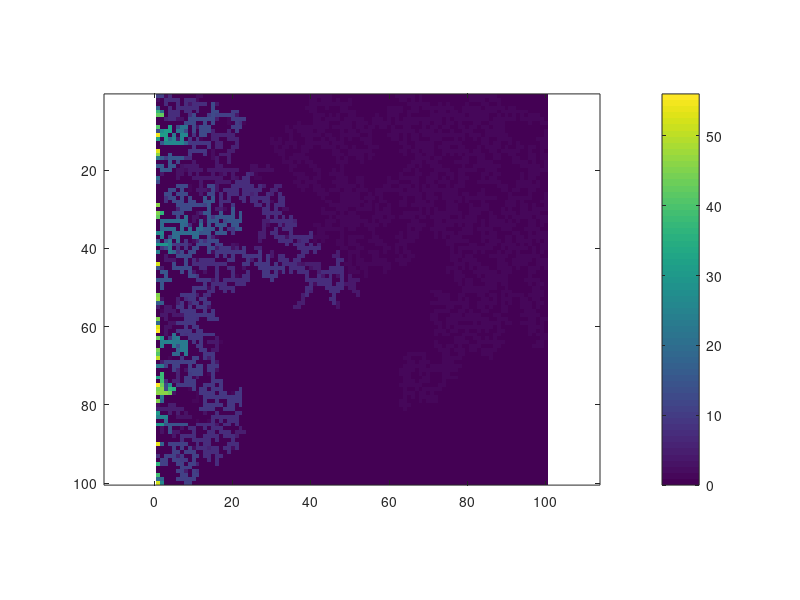

This chart was generated by the following MATLAB code:
%
% invperc.m
%
% Example program for studying invasion percolation problems
% NOTE: This is not an optimal but an educational algorithm
%

L = 100;
% system size
p = (0.0:0.01:0.7);
perc = 0;
% flag to signal if other end is reached
nbetween = 1;
nstep = 0;
nend = numel(p);
nstop = 0;
z = rand(L,L);
% Random distribution of thresholds
pcluster = zeros(L,L);

while ((nstop==0)&&(nstep <nend))
    nstep = nstep + 1;
    p0 = p(nstep);
    zz = z<p0;
    [lw,num] = bwlabel(zz ,4);
    leftside = lw(:,1);
    i = find(leftside >0);
    leftnonzero = leftside(i);
    uniqueleftside = unique(leftnonzero);
    cluster = ismember(lw,uniqueleftside);
    pcluster = pcluster + cluster;
    if (mod(nstep ,nbetween)==0)
        imagesc(pcluster),axis equal , axis tight , colorbar ,drawnow
    end
    
    % Check if it has reached the right hand side
    rightside = lw(:,L);
    ir = find(rightside >0);
    rightnonzero = rightside(ir);
    span = intersect(leftnonzero ,rightnonzero);
    if (numel(span)>0)
        nstop = 1;
        % spanning
    end
end

p0
imagesc(pcluster)
axis equal
axis tight
colorbar
drawnow